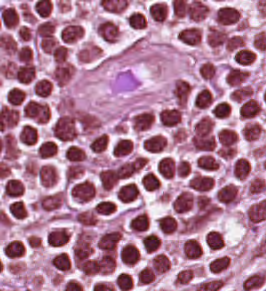
#> input picture awesometools/color_norm/TCGA-P4-AAVK-01Z-00-DX1_2.png, 266 x 291 px
$ python -i stainNorm_Reinhard.py   (imports and definitions only)
#> lines starting #> are read from the running program, lines starting #| are printed output that depends on the picture
### awesometools/color_norm/stain_utils.py
"""
Uses the spams package:

http://spams-devel.gforge.inria.fr/index.html

Use with python via e.g https://anaconda.org/conda-forge/python-spams
"""

from __future__ import division

import numpy as np

def standardize_brightness(I):
    """

    :param I:
    :return:
    """
    p = np.percentile(I, 90)
#> p = 226
    return np.clip(I * 255.0 / p, 0, 255).astype(np.uint8)
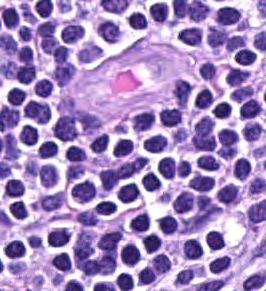
#> returned value: shape (291, 266, 3); mean of channels 0, 1, 2 192.6, 136.7, 162.9; drawn as B, G, R

### awesometools/color_norm/stainNorm_Reinhard.py
from __future__ import division

import cv2 as cv
import numpy as np
from awesometools.color_norm import stain_utils as ut


def lab_split(I):
    """
    Convert from RGB uint8 to LAB and split into channels
    :param I: uint8
    :return:
    """
    I = cv.cvtColor(I, cv.COLOR_RGB2LAB)
#> I: shape (291, 266, 3); mean of channels 0, 1, 2 160.3, 154, 123.8
    I = I.astype(np.float32)
#> I: shape (291, 266, 3) float32; mean of channels 0, 1, 2 160.3, 154, 123.8
    I1, I2, I3 = cv.split(I)
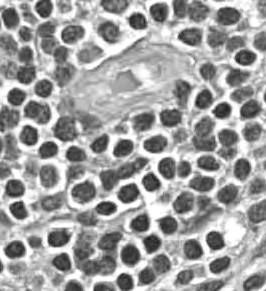
#> I1: shape (291, 266) float32; min 24, max 255, mean 160.3
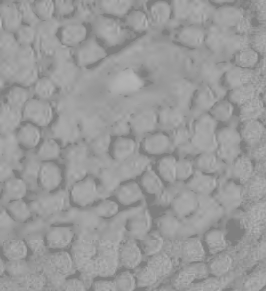
#> I2: shape (291, 266) float32; min 121, max 185, mean 154
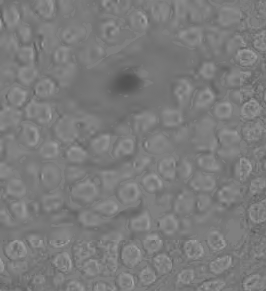
#> I3: shape (291, 266) float32; min 82, max 168, mean 123.8
    I1 /= 2.55
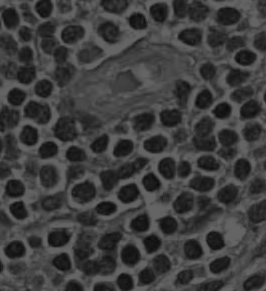
#> I1: shape (291, 266) float32; min 9.41, max 100, mean 62.9
    I2 -= 128.0
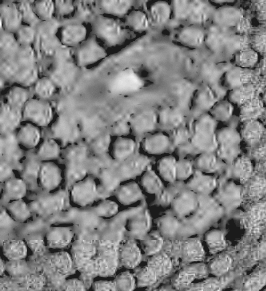
#> I2: shape (291, 266) float32; min -7, max 57, mean 26; drawn with min black and max white
    I3 -= 128.0
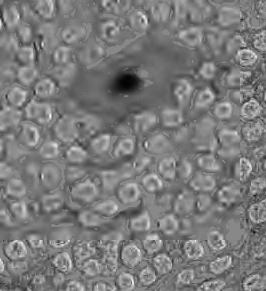
#> I3: shape (291, 266) float32; min -46, max 40, mean -4.2; drawn with min black and max white
    return I1, I2, I3


def merge_back(I1, I2, I3):
    """
    Take seperate LAB channels and merge back to give RGB uint8
    :param I1:
    :param I2:
    :param I3:
    :return:
    """
    I1 *= 2.55
    I2 += 128.0
    I3 += 128.0
    I = np.clip(cv.merge((I1, I2, I3)), 0, 255).astype(np.uint8)
    return cv.cvtColor(I, cv.COLOR_LAB2RGB)


def get_mean_std(I):
    """
    Get mean and standard deviation of each channel
    :param I: uint8
    :return:
    """
    I1, I2, I3 = lab_split(I)
    m1, sd1 = cv.meanStdDev(I1)
#> m1 = [62.85]; sd1 = [22.89]
    m2, sd2 = cv.meanStdDev(I2)
#> m2 = [25.99]; sd2 = [10.47]
    m3, sd3 = cv.meanStdDev(I3)
#> m3 = [-4.21]; sd3 = [8.26]
    means = m1, m2, m3
#> means = ([62.85], [25.99], [-4.21])
    stds = sd1, sd2, sd3
#> stds = ([22.89], [10.47], [8.26])
    return means, stds


### Main class ###

class Normalizer(object):
    """
    A stain normalization object
    """

    def __init__(self):
        self.target_means = None
        self.target_stds = None

    def fit(self, target):
        target = ut.standardize_brightness(target)
        means, stds = get_mean_std(target)
        self.target_means = means
        self.target_stds = stds

    def transform(self, I):
        I = ut.standardize_brightness(I)
        I1, I2, I3 = lab_split(I)
        means, stds = get_mean_std(I)
#> means = ([62.85], [25.99], [-4.21]); stds = ([22.89], [10.47], [8.26])
#> (the run stopped early here; a loop or call above may not have finished)

$ run again, on awesometools/color_norm/TCGA-SX-A7SR-01Z-00-DX1_2.png
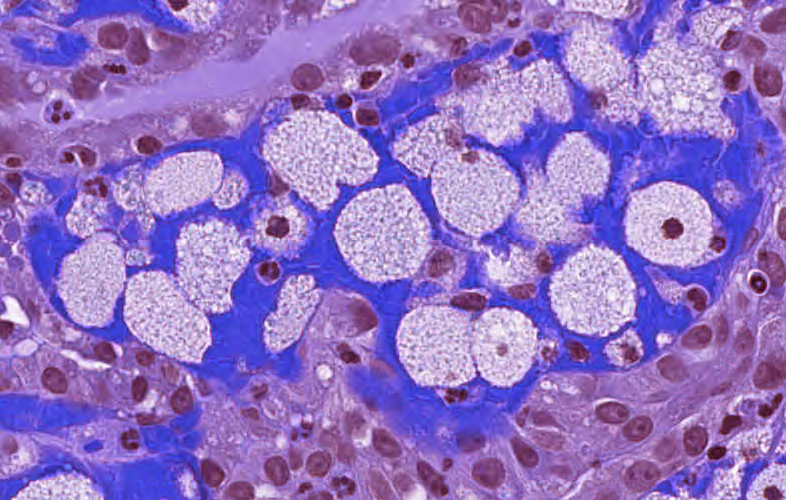
#> input picture awesometools/color_norm/TCGA-SX-A7SR-01Z-00-DX1_2.png, 786 x 500 px
#> p = 221
#> in lab_split, `I2 -= 128.0`:
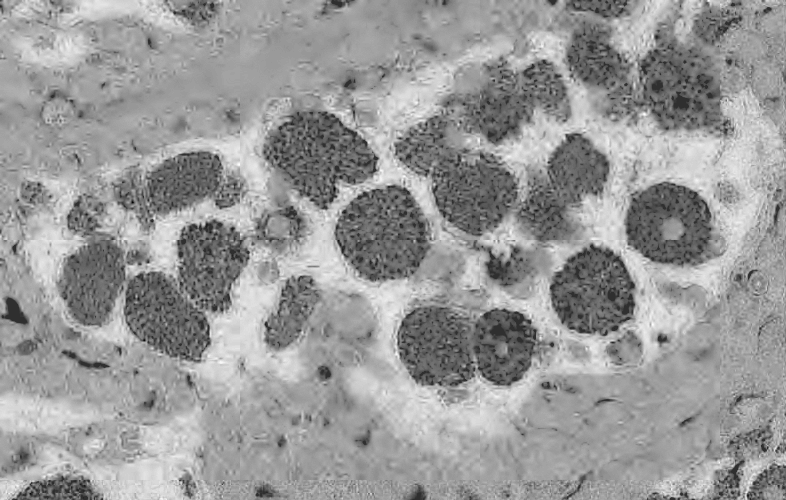
#> I2: shape (500, 786) float32; min -15, max 66, mean 33.6; drawn with min black and max white
#> in lab_split, `I3 -= 128.0`:
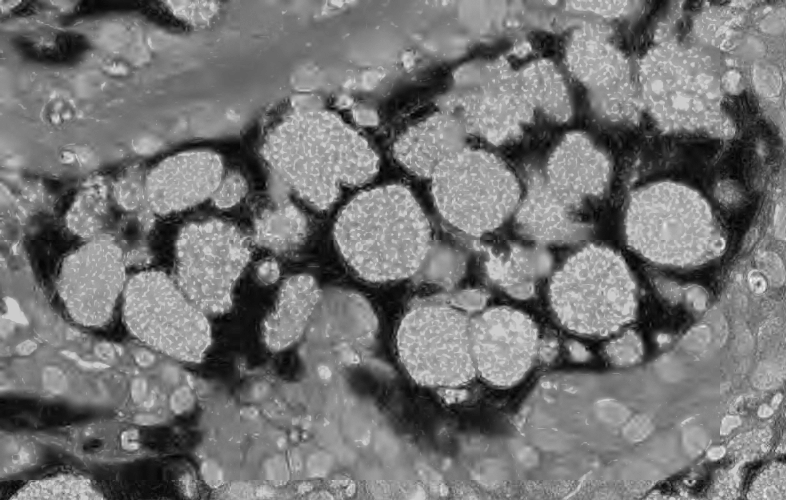
#> I3: shape (500, 786) float32; min -94, max 23, mean -40.1; drawn with min black and max white
#> m1 = [61.99]; sd1 = [18.1]
#> m2 = [33.65]; sd2 = [12.81]
#> m3 = [-40.1]; sd3 = [22.87]
#> in get_mean_std, `means = m1, m2, m3`: means = ([61.99], [33.65], [-40.1])
#> in get_mean_std, `stds = sd1, sd2, sd3`: stds = ([18.1], [12.81], [22.87])
#> in transform, `means, stds = get_mean_std(I)`: means = ([61.99], [33.65], [-40.1]); stds = ([18.1], [12.81], [22.87])
